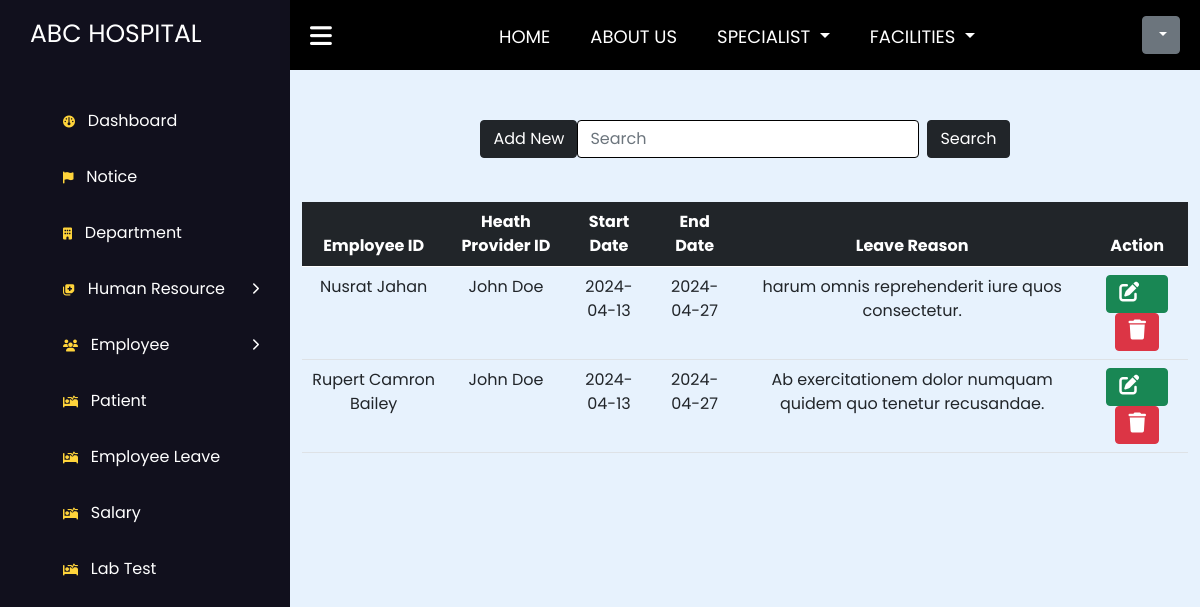
/employee_leave/employee_leave.php, run on the app's committed database.
### tables this page shows
CREATE TABLE `employee_leave` (
  `id` int NOT NULL,
  `employee_id` int DEFAULT NULL,
  `h_provider_id` int DEFAULT NULL,
  `start_date` date DEFAULT NULL,
  `end_date` date DEFAULT NULL,
  `leave_reason` varchar(255) DEFAULT NULL
);

CREATE TABLE `employee` (
  `id` int NOT NULL,
  `first_name` varchar(255) DEFAULT NULL,
  `last_name` varchar(255) DEFAULT NULL,
  `email` varchar(255) DEFAULT NULL,
  `DOB` varchar(255) DEFAULT NULL,
  `e_type` varchar(255) DEFAULT NULL,
  `qualification` varchar(255) DEFAULT NULL,
  `phone_number` varchar(255) DEFAULT NULL
);

CREATE TABLE `healthcare_provider` (
  `id` int NOT NULL,
  `first_name` varchar(255) DEFAULT NULL,
  `last_name` varchar(255) DEFAULT NULL,
  `qualification` varchar(255) DEFAULT NULL,
  `phone_number` varchar(50) DEFAULT NULL,
  `dep_id` int DEFAULT NULL,
  `address` varchar(255) DEFAULT NULL,
  `gender` varchar(255) DEFAULT NULL,
  `type` varchar(255) DEFAULT NULL,
  `DOB` date DEFAULT NULL,
  `email` varchar(255) DEFAULT NULL
);

### employee_leave/employee_leave.php (the view, shortened to what this page needs)
<!DOCTYPE html>
<html lang="en">
<head>
    <link rel="stylesheet" href="style.css" />
    <link rel="stylesheet" href="https://cdnjs.cloudflare.com/ajax/libs/font-awesome/6.2.1/css/all.min.css" />
    <link href="https://cdn.jsdelivr.net/npm/bootstrap@5.0.2/dist/css/bootstrap.min.css" rel="stylesheet">
    <link rel="stylesheet" href="../structure_css.css">
</head>
<?php
include '../connection.php';
$sql = "SELECT
            el.id,
            e.first_name AS employee_first_name,
            e.last_name AS employee_last_name,
            hp.first_name AS provider_first_name,
            hp.last_name AS provider_last_name,
            el.start_date,
            el.end_date,
            el.leave_reason
        FROM
            employee_leave AS el
        LEFT JOIN
            employee AS e ON el.employee_id = e.id
        LEFT JOIN
            healthcare_provider AS hp ON el.h_provider_id = hp.id";
$result_table = mysqli_query($conn, $sql);
?>
<body>
    <?php
    include '../new_sidebar.php';
    include '../new_navbar.php';
    ?>
    <main class="main">
        <div class="container">
            <div class="search_and-add_btn">
                <a href="add_emp_leave.php" class="btn btn-dark mb-4">Add New</a>
                <form action="" class="d-flex" method="post">
                    <input style="border: 1px solid black;" name="input_search" class="form-control me-2" type="search" placeholder="Search" aria-label="Search">
                    <input type="Submit" value="Search" name="search" class="btn btn-dark" id="">
                </form>
            </div>
            <table class="table table-hover text-center">
                <thead class="table-dark">
                    <tr>
                        <th scope="col">Employee ID</th>
                        <th scope="col">Heath Provider ID</th>
                        <th scope="col">Start Date</th>
                        <th scope="col">End Date</th>
                        <th scope="col">Leave Reason</th>
                        <th scope="col">Action</th>
                    </tr>
                </thead>
                <tbody>
                    <?php
                    while ($row = mysqli_fetch_assoc($result_table)) {
                    ?>
                        <tr>
                            <td><?php echo $row['employee_first_name'] . ' ' . $row['employee_last_name']; ?></td>
                            <td><?php echo $row['provider_first_name'] . ' ' . $row['provider_last_name']; ?></td>
                            <td><?php echo $row['start_date'] ?></th>
                            <td><?php echo $row['end_date'] ?></th>
                            <td><?php echo $row['leave_reason'] ?></th>
                            <td>
                                <a href="emp_leave_edit.php?id=<?php echo $row['id'] ?>" class="btn btn-success"><i class="fa-solid fa-pen-to-square fs-5 me-3"></i></a>
                                <button type="button" class="btn btn-danger delete-leave" data-id="<?php echo $row['id'] ?>" data-bs-toggle="modal" data-bs-target="#confirmationModal"><i class="fa-solid fa-trash fs-5"></i></button>
                            </td>
                        <tr>
                        <?php
                    }
                        ?>
                </tbody>
            </table>
    </main>
</body>
</html>

### style.css (style rules this page uses)
.container { display: flex; flex-direction: column; justify-content: center; align-items: center; }

### structure_css.css (style rules this page uses)
* { margin: 0; padding: 0; box-sizing: border-box; font-family: "Poppins", sans-serif; }
.navbar, .main { left: 290px; width: calc(100% - 290px); transition: all 0.5s ease; z-index: 1000; }
.main { position: relative; height: 100vh; z-index: 100; background: #e7f2fd; background-color: #e7f2fd; }
.search_and-add_btn { margin-bottom: 20px; display: flex; align-items: flex-start; justify-content: space-between; }

### data on the page
employee_leave: employee.first_name "Nusrat", employee.last_name "Jahan", h_provider.first_name "John", h_provider.last_name "Doe", start_date "2024-04-13", end_date "2024-04-27", leave_reason "harum omnis reprehenderit iure quos consectetur."
employee_leave: employee.first_name "Rupert", employee.last_name "Camron Bailey", h_provider.first_name "John", h_provider.last_name "Doe", start_date "2024-04-13", end_date "2024-04-27", leave_reason "Ab exercitationem dolor numquam quidem quo tenetur recusandae."
